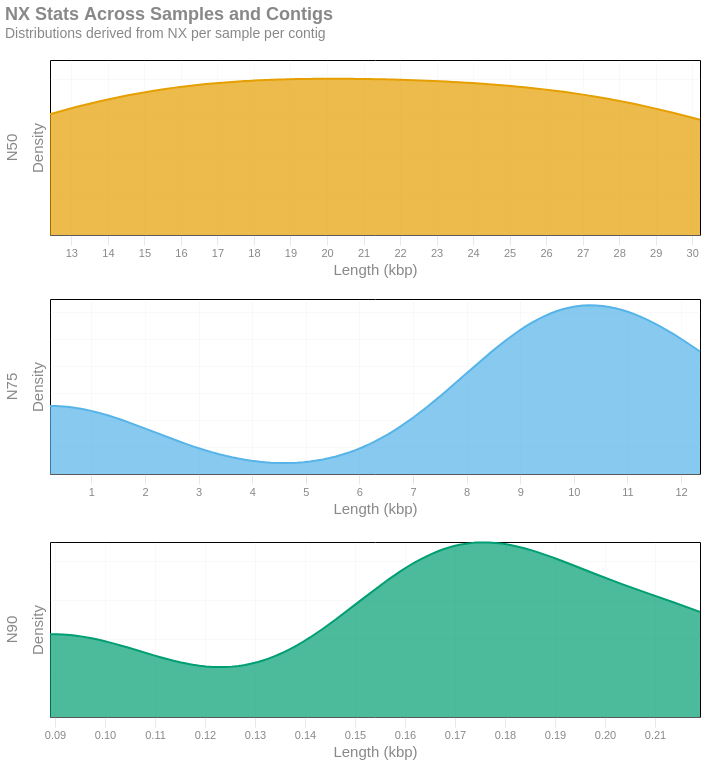

Notebook code for this chart:
### Markdown cell above
### NX Information

An **NX** metric (e.g. **N50**) is the length of the shortest molecule in the group of longest molecules that together
represent at least **X%** of the total molecules by length. For example, `N50` would be the shortest molecule in the 
group of longest molecules that together represent **50%** of the total molecules by length (sort of like a cumulative median).

### Code cell
nxx_df = df.groupby(['sample', 'contig']).agg(
    N50=('block_length', lambda x: nxx(x, 50)/1000),
    N75=('block_length', lambda x: nxx(x, 75)/1000),
    N90=('block_length', lambda x: nxx(x, 90)/1000)
).reset_index()
nxx_df

(
    alt.Chart(nxx_df)
    .transform_fold(['N50', 'N75', 'N90'], as_ = ['Metric', 'NXX'])
    .transform_density('NXX', resolve = 'independent', groupby = ['Metric'])
    .mark_area()
    .encode(
        x = alt.X('value:Q', title = 'Length (kbp)', bin = 'binned'),
        y = alt.Y('density:Q', title = "Density").stack(False).axis(labels = False),
        color = alt.Color('Metric:N').legend(None),
        row = alt.Row('Metric:N', title = None)
    )
    .resolve_scale(x='independent', y='independent')
    .configure_legend(orient = 'top')
    .properties(
        height = 175, width = 650,
        title = alt.Title("NX Stats Across Samples and Contigs", subtitle = 'Distributions derived from NX per sample per contig'),
        usermeta={'embedOptions': {'downloadFileName': 'haplotype.length'}}
    )
)

### Figure 1 — Vega-Lite specification as saved in the notebook (floating-point values rounded to 4 significant figures)
{"width": 650, "height": 175, "config": {"title": {"anchor": "start", "dy": -15, "fontSize": 18, "color": "#888888", "subtitleColor": "#888888", "subtitleFontSize": 14}, "arc": {"fill": "#0072B2"}, "axis": {"domainColor": "#888888", "domainWidth": 0.5, "gridWidth": 0.2, "grid": false, "titleFontWeight": 400, "titleFontSize": 15, "labelFontSize": 11, "labelColor": "#888888", "tickColor": "#888888", "tickWidth": 0.2, "titleColor": "#888888"}, "axisBand": {"grid": false}, "axisX": {"grid": true, "tickSize": 10, "domainCap": "round"}, "axisY": {"domain": false, "grid": true, "tickSize": 0, "domainCap": "round"}, "background": "transparent", "header": {"labelFontSize": 15, "labelColor": "#888888", "titleFontSize": 15, "titleFontWeight": 600, "titleColor": "#888888"}, "legend": {"labelFont": "sans-serif", "labelFontSize": 12, "labelColor": "#888888", "symbolSize": 100, "symbolType": "circle", "titleFontSize": 12, "titlePadding": 10, "titleColor": "#888888", "title": "", "orient": "top"}, "range": {"category": ["#E69F00", "#56B4E9", "#009E73", "#F0E442", "#0072B2", "#D55E00", "#CC79A7", "#000000"], "diverging": ["#cfe8f3", "#a2d4ec", "#73bfe2", "#46abdb", "#1696d2", "#12719e"]}, "area": {"fill": "#0072B2", "fillOpacity": 0.7, "line": true, "strokeOpacity": 0.7}, "line": {"color": "#0072B2", "stroke": "#0072B2", "strokewidth": 5}, "trail": {"color": "#0072B2", "stroke": "#0072B2", "strokeWidth": 0, "size": 1}, "path": {"stroke": "#0072B2", "strokeWidth": 0.5}, "point": {"filled": true}, "text": {"color": "#888888", "fontSize": 11, "align": "right", "fontWeight": 400, "size": 11}, "bar": {"fill": "#0072B2", "stroke": false}, "view": {"stroke": "none", "continuousWidth": 660, "continuousHeight": 400}}, "data": {"name": "data-153e0ad9bf2d6c527d95d69ffd6197cd"}, "mark": {"type": "area"}, "encoding": {"color": {"field": "Metric", "legend": null, "type": "nominal"}, "row": {"field": "Metric", "title": null, "type": "nominal"}, "x": {"bin": "binned", "field": "value", "title": "Length (kbp)", "type": "quantitative"}, "y": {"axis": {"labels": false}, "field": "density", "stack": false, "title": "Density", "type": "quantitative"}}, "resolve": {"scale": {"x": "independent", "y": "independent"}}, "title": {"text": "NX Stats Across Samples and Contigs", "subtitle": "Distributions derived from NX per sample per contig"}, "transform": [{"fold": ["N50", "N75", "N90"], "as": ["Metric", "NXX"]}, {"density": "NXX", "groupby": ["Metric"], "resolve": "independent"}], "usermeta": {"embedOptions": {"downloadFileName": "haplotype.length"}}, "$schema": "https://vega.github.io/schema/vega-lite/v6.1.0.json", "datasets": {"data-153e0ad9bf2d6c527d95d69ffd6197cd": [{"sample": "sample1", "contig": "2R", "N50": 24.3, "N75": 9.505, "N90": 0.219}, {"sample": "sample1", "contig": "3L", "N50": 17.76, "N75": 9.848, "N90": 0.167}, {"sample": "sample2", "contig": "2R", "N50": 30.21, "N75": 12.35, "N90": 0.176}, {"sample": "sample2", "contig": "3L", "N50": 12.41, "N75": 0.228, "N90": 0.089}]}}
